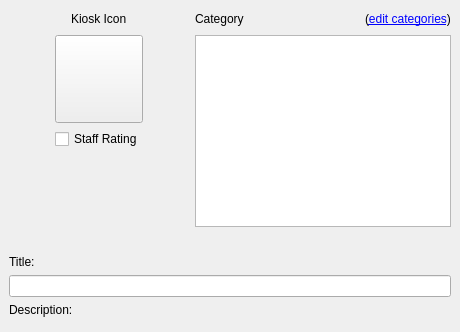
     <widget class="QWidget" name="kioskTab">
      <attribute name="title">
       <string>Kiosk</string>
      </attribute>
      <layout class="QVBoxLayout" name="verticalLayout_8">
       <property name="leftMargin">
        <number>0</number>
       </property>
       <property name="topMargin">
        <number>0</number>
       </property>
       <property name="rightMargin">
        <number>0</number>
       </property>
       <property name="bottomMargin">
        <number>0</number>
       </property>
       <item>
        <widget class="QWidget" name="kioskEDWidget" native="true">
         <layout class="QVBoxLayout" name="verticalLayout_5">
          <item>
           <layout class="QHBoxLayout" name="horizontalLayout_8">
            <item>
             <layout class="QVBoxLayout" name="verticalLayout_2">
              <item>
               <layout class="QHBoxLayout" name="horizontalLayout_12">
                <property name="sizeConstraint">
                 <enum>QLayout::SetNoConstraint</enum>
                </property>
                <item>
                 <spacer name="horizontalSpacer_10">
                  <property name="orientation">
                   <enum>Qt::Horizontal</enum>
                  </property>
                  <property name="sizeType">
                   <enum>QSizePolicy::Expanding</enum>
                  </property>
                  <property name="sizeHint" stdset="0">
                   <size>
                    <width>0</width>
                    <height>20</height>
                   </size>
                  </property>
                 </spacer>
                </item>
                <item>
                 <widget class="QLabel" name="label_5">
                  <property name="text">
                   <string>Kiosk Icon</string>
                  </property>
                 </widget>
                </item>
                <item>
                 <spacer name="horizontalSpacer_9">
                  <property name="orientation">
                   <enum>Qt::Horizontal</enum>
                  </property>
                  <property name="sizeType">
                   <enum>QSizePolicy::Expanding</enum>
                  </property>
                  <property name="sizeHint" stdset="0">
                   <size>
                    <width>0</width>
                    <height>20</height>
                   </size>
                  </property>
                 </spacer>
                </item>
               </layout>
              </item>
              <item>
               <layout class="QHBoxLayout" name="horizontalLayout">
                <item>
                 <spacer name="horizontalSpacer">
                  <property name="orientation">
                   <enum>Qt::Horizontal</enum>
                  </property>
                  <property name="sizeHint" stdset="0">
                   <size>
                    <width>40</width>
                    <height>20</height>
                   </size>
                  </property>
                 </spacer>
                </item>
                <item>
                 <widget class="QPushButton" name="kioskIcon">
                  <property name="minimumSize">
                   <size>
                    <width>88</width>
                    <height>88</height>
                   </size>
                  </property>
                  <property name="maximumSize">
                   <size>
                    <width>88</width>
                    <height>88</height>
                   </size>
                  </property>
                  <property name="text">
                   <string/>
                  </property>
                  <property name="iconSize">
                   <size>
                    <width>64</width>
                    <height>64</height>
                   </size>
                  </property>
                 </widget>
                </item>
                <item>
                 <spacer name="horizontalSpacer_8">
                  <property name="orientation">
                   <enum>Qt::Horizontal</enum>
                  </property>
                  <property name="sizeHint" stdset="0">
                   <size>
                    <width>40</width>
                    <height>20</height>
                   </size>
                  </property>
                 </spacer>
                </item>
               </layout>
              </item>
              <item>
               <layout class="QHBoxLayout" name="horizontalLayout_2">
                <item>
                 <spacer name="horizontalSpacer_13">
                  <property name="orientation">
                   <enum>Qt::Horizontal</enum>
                  </property>
                  <property name="sizeHint" stdset="0">
                   <size>
                    <width>40</width>
                    <height>20</height>
                   </size>
                  </property>
                 </spacer>
                </item>
                <item>
                 <widget class="QCheckBox" name="kioskRecommended">
                  <property name="text">
                   <string>Staff Rating</string>
                  </property>
                 </widget>
                </item>
                <item>
                 <spacer name="horizontalSpacer_20">
                  <property name="orientation">
                   <enum>Qt::Horizontal</enum>
                  </property>
                  <property name="sizeHint" stdset="0">
                   <size>
                    <width>40</width>
                    <height>20</height>
                   </size>
                  </property>
                 </spacer>
                </item>
               </layout>
              </item>
              <item>
               <layout class="QHBoxLayout" name="horizontalLayout_7">
                <item>
                 <spacer name="horizontalSpacer_14">
                  <property name="orientation">
                   <enum>Qt::Horizontal</enum>
                  </property>
                  <property name="sizeHint" stdset="0">
                   <size>
                    <width>40</width>
                    <height>20</height>
                   </size>
                  </property>
                 </spacer>
                </item>
                <item>
                 <widget class="RatingWidget" name="ratingWidget" native="true">
                  <property name="sizePolicy">
                   <sizepolicy hsizetype="Minimum" vsizetype="Minimum">
                    <horstretch>0</horstretch>
                    <verstretch>0</verstretch>
                   </sizepolicy>
                  </property>
                  <property name="minimumSize">
                   <size>
                    <width>100</width>
                    <height>20</height>
                   </size>
                  </property>
                 </widget>
                </item>
                <item>
                 <spacer name="horizontalSpacer_21">
                  <property name="orientation">
                   <enum>Qt::Horizontal</enum>
                  </property>
                  <property name="sizeHint" stdset="0">
                   <size>
                    <width>40</width>
                    <height>20</height>
                   </size>
                  </property>
                 </spacer>
                </item>
               </layout>
              </item>
              <item>
               <spacer name="verticalSpacer">
                <property name="orientation">
                 <enum>Qt::Vertical</enum>
                </property>
                <property name="sizeHint" stdset="0">
                 <size>
                  <width>20</width>
                  <height>40</height>
                 </size>
                </property>
               </spacer>
              </item>
             </layout>
            </item>
            <item>
             <layout class="QVBoxLayout" name="verticalLayout_3">
              <item>
               <layout class="QHBoxLayout" name="horizontalLayout_6">
                <property name="sizeConstraint">
                 <enum>QLayout::SetNoConstraint</enum>
                </property>
                <item>
                 <widget class="QLabel" name="label">
                  <property name="text">
                   <string>Category</string>
                  </property>
                 </widget>
                </item>
                <item>
                 <spacer name="horizontalSpacer_4">
                  <property name="orientation">
                   <enum>Qt::Horizontal</enum>
                  </property>
                  <property name="sizeType">
                   <enum>QSizePolicy::Expanding</enum>
                  </property>
                  <property name="sizeHint" stdset="0">
                   <size>
                    <width>0</width>
                    <height>20</height>
                   </size>
                  </property>
                 </spacer>
                </item>
                <item>
                 <widget class="QLabel" name="categoriesEditLabel">
                  <property name="text">
                   <string>&lt;html&gt;&lt;head/&gt;&lt;body&gt;&lt;p&gt;(&lt;a href=&quot;editcategories&quot;&gt;&lt;span style=&quot; text-decoration: underline; color:#0000ff;&quot;&gt;edit categories&lt;/span&gt;&lt;/a&gt;)&lt;/p&gt;&lt;/body&gt;&lt;/html&gt;</string>
                  </property>
                 </widget>
                </item>
               </layout>
              </item>
              <item>
               <widget class="KioskCategoriesView" name="kioskCategoriesView"/>
              </item>
              <item>
               <layout class="QHBoxLayout" name="horizontalLayout_5">
                <item>
                 <widget class="QLabel" name="categoryWarningIcon">
                  <property name="minimumSize">
                   <size>
                    <width>16</width>
                    <height>16</height>
                   </size>
                  </property>
                  <property name="maximumSize">
                   <size>
                    <width>16</width>
                    <height>16</height>
                   </size>
                  </property>
                  <property name="text">
                   <string/>
                  </property>
                  <property name="pixmap">
                   <pixmap resource="../FileWaveGuiLib/GuiLib.qrc">:/status-warning.png</pixmap>
                  </property>
                 </widget>
                </item>
                <item>
                 <widget class="QLabel" name="categoryWarning">
                  <property name="text">
                   <string/>
                  </property>
                 </widget>
                </item>
               </layout>
              </item>
             </layout>
            </item>
           </layout>
          </item>
          <item>
           <widget class="QLabel" name="label_2">
            <property name="text">
             <string>Title:</string>
            </property>
           </widget>
          </item>
          <item>
           <widget class="QLineEdit" name="kioskTitle">
            <property name="maximumSize">
             <size>
              <width>99999</width>
              <height>16777215</height>
             </size>
            </property>
           </widget>
          </item>
          <item>
           <widget class="QLabel" name="filesetIconDescription_2">
            <property name="text">
             <string>Description:</string>
            </property>
            <property name="alignment">
             <set>Qt::AlignLeading|Qt::AlignLeft|Qt::AlignVCenter</set>
            </property>
           </widget>
          </item>
          <item>
           <widget class="RichTextEditor" name="description" native="true"/>
          </item>
         </layout>
        </widget>
       </item>
      </layout>
     </widget>
